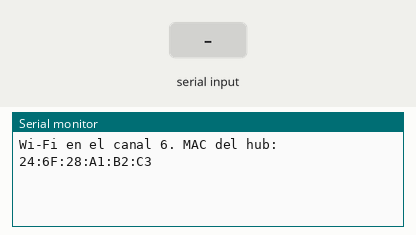
A sketch run on a simulated ESP32. Shown: the last lines printed to the serial monitor. The test bench sets the inputs (shaded band). WiFi joins after 1.5 s; servers stay silent unless stated.

Above: at 2.7 s.
2.8 s: "0" received over Serial
At 4.2 s:
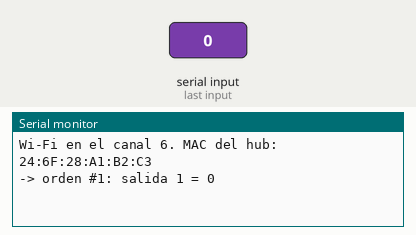
5.8 s: "1" received over Serial
At 9.2 s:
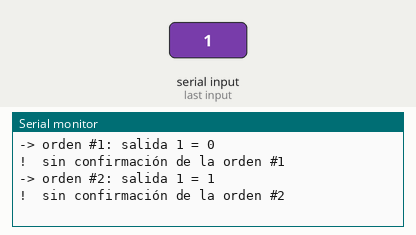

The sketch:

el-codigo-del-hub.ino
```cpp
// Hub ESP-NOW: envía órdenes a un nodo y espera su confirmación.
#include <WiFi.h>
#include <esp_now.h>

#define WIFI_SSID      "tu-red-wifi"
#define WIFI_PASSWORD  "tu-clave-wifi"
#define TIMEOUT_MS     2000

typedef struct __attribute__((packed)) {
  uint8_t tipo, salida, valor;
  uint16_t id;
} Mensaje;

uint8_t macNodo[6] = { 0x24, 0x0A, 0xC4, 0x00, 0x00, 0x01 };  // la imprime el nodo al arrancar

uint16_t siguienteId = 1;
uint16_t idPendiente = 0;        // 0 = no hay orden esperando confirmación
unsigned long enviadoEn = 0;

void enviarOrden(uint8_t valor) {
  Mensaje m = { 1, 1, valor, siguienteId++ };
  esp_now_send(macNodo, (uint8_t*)&m, sizeof(m));
  idPendiente = m.id;
  enviadoEn = millis();
  Serial.printf("-> orden #%u: salida 1 = %u\n", m.id, valor);
}

void alRecibir(const esp_now_recv_info_t* info, const uint8_t* data, int len) {
  if (len != sizeof(Mensaje) || memcmp(info->src_addr, macNodo, 6) != 0) return;  // solo nodos conocidos
  Mensaje m;
  memcpy(&m, data, sizeof(m));
  if (m.tipo == 2 && m.id == idPendiente) {
    Serial.printf("<- confirmación #%u: salida %u = %u (%lu ms)\n", m.id, m.salida, m.valor, millis() - enviadoEn);
    idPendiente = 0;
  }
}

void setup() {
  Serial.begin(115200);
  WiFi.mode(WIFI_STA);
  WiFi.begin(WIFI_SSID, WIFI_PASSWORD);
  while (WiFi.status() != WL_CONNECTED) delay(300);
  Serial.printf("Wi-Fi en el canal %d. MAC del hub: %s\n", WiFi.channel(), WiFi.macAddress().c_str());

  if (esp_now_init() != ESP_OK) { Serial.println("Error iniciando ESP-NOW"); return; }
  esp_now_register_recv_cb(alRecibir);

  esp_now_peer_info_t peer = {};
  memcpy(peer.peer_addr, macNodo, 6);
  peer.channel = 0;      // 0 = el canal actual del Wi-Fi
  peer.encrypt = false;
  esp_now_add_peer(&peer);
}

void loop() {
  if (Serial.available()) {
    char c = Serial.read();
    if (c == '0' || c == '1') enviarOrden(c - '0');
  }
  if (idPendiente && millis() - enviadoEn > TIMEOUT_MS) {
    Serial.printf("!  sin confirmación de la orden #%u\n", idPendiente);
    idPendiente = 0;  // no se asume que el cambio se aplicó
  }
}
```

Measured:
- after the input at 2.8 s, the serial monitor: prints a new line at once (image 1)
- after the input at 5.8 s, the serial monitor: prints a new line at once (image 2)
